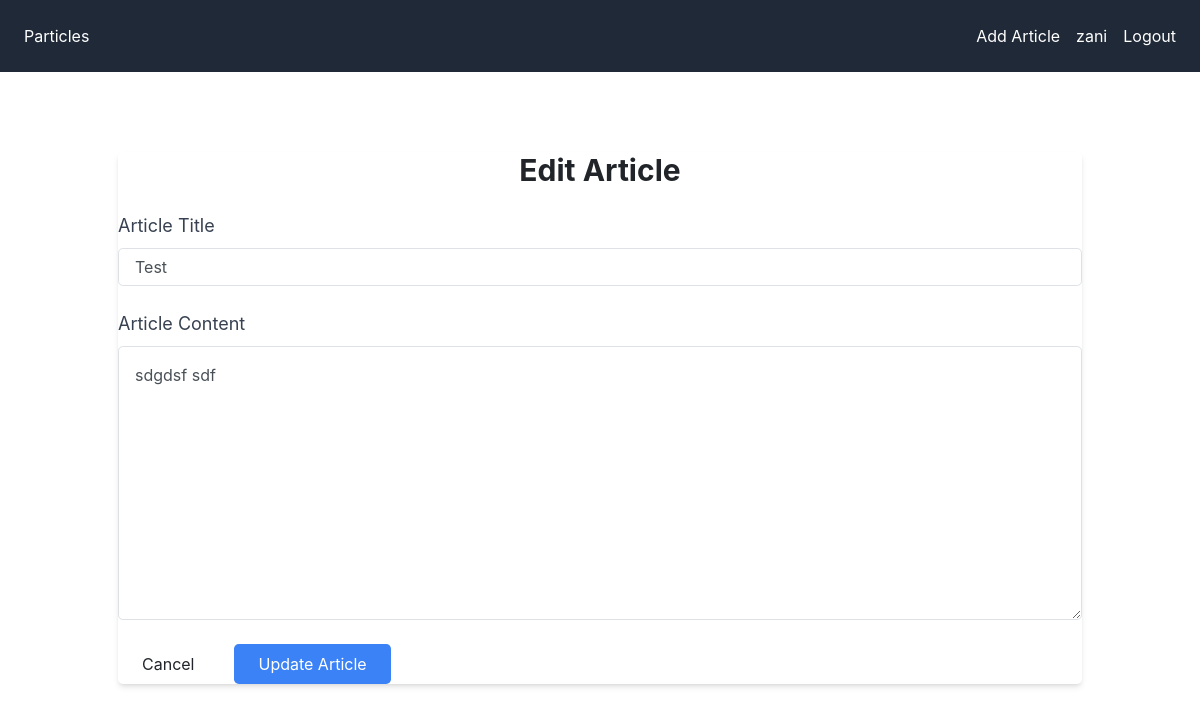
/article/1/edit/ (signed in), run on an earlier commit of the app's database.
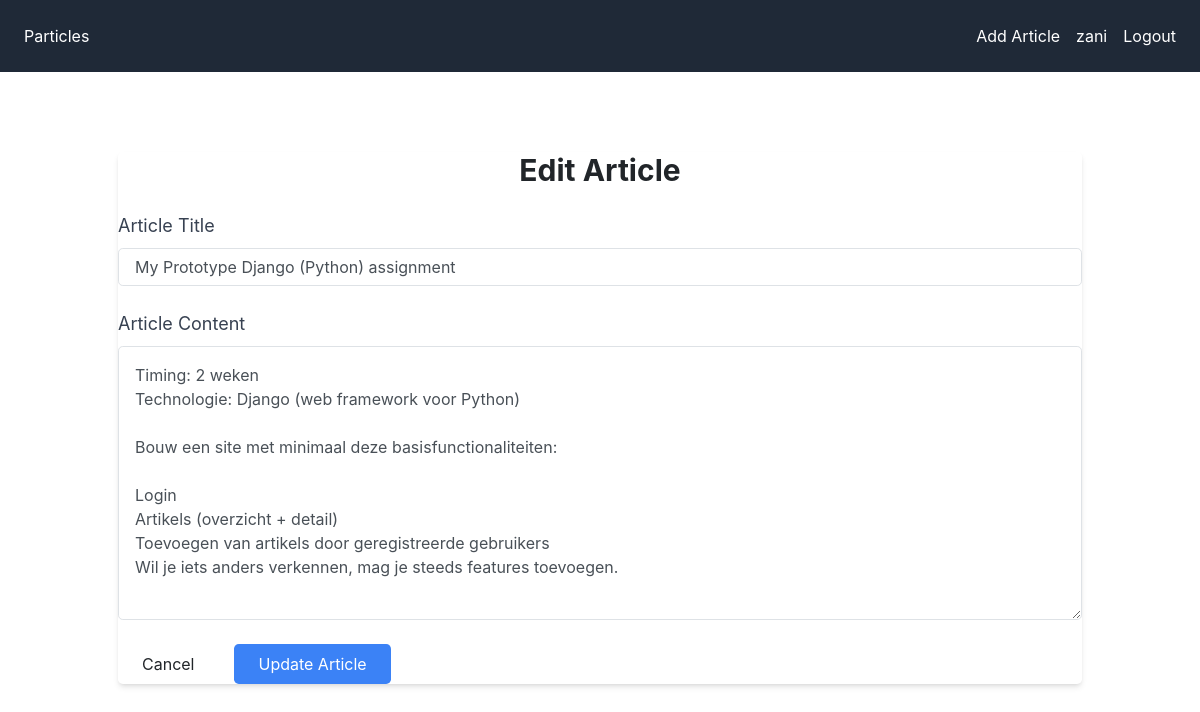
And on a later commit of the database.
### mysite/models.py (models this page shows, shortened)
class Article(models.Model):
    title = models.CharField(max_length=255)
    content = models.TextField()
    author = models.ForeignKey('auth.User', on_delete=models.CASCADE)
    created_at = models.DateTimeField(auto_now_add=True)
    updated_at = models.DateTimeField(auto_now=True)
    history = HistoricalRecords()

### mysite/views.py (the view)
# urls.py: path('article/<int:article_id>/edit/', views.edit_article, name='edit_article'),
@login_required
def edit_article(request, article_id):
    article = get_object_or_404(Article, pk=article_id)
    if request.user != article.author:
        return redirect('article_list')  # Only the author can edit
    if request.method == 'POST':
        form = ArticleForm(request.POST, instance=article)
        if form.is_valid():
            form.save()
            messages.success(request, 'Article updated successfully!')
            return redirect('article_detail', article_id=article.id)
    else:
        form = ArticleForm(instance=article)
    return render(request, 'edit_article.html', {'form': form, 'article': article})

### mysite/forms.py
class ArticleForm(forms.ModelForm):
    content = forms.CharField(widget=forms.Textarea(attrs={'rows': 10, 'cols': 80}))
    class Meta:
        model = Article
        fields = ['title', 'content']

### mysite/templates/edit_article.html (shortened to what this page needs)
{% extends "base.html" %}
{% load static %}
{% block content %}
<div class="container mx-auto py-12">
    <div class="max-w-4xl mx-auto bg-white shadow-md rounded-lg p-10">
        <h2 class="text-3xl font-bold mb-6 text-center">Edit Article</h2>
        <form method="POST" enctype="multipart/form-data">
            <div class="mb-6">
                <label for="article-title" class="block text-gray-700 text-lg font-medium mb-2">Article Title</label>
                <input type="text" name="title" id="article-title" placeholder="Enter article title" class="form-control w-full p-3 border border-gray-300 rounded-lg focus:ring-2 focus:ring-blue-500 focus:border-blue-500" value="{{ form.title.value }}">
            </div>
            <div class="mb-6">
                <label for="article-content" class="block text-gray-700 text-lg font-medium mb-2">Article Content</label>
                <textarea name="content" id="article-content" rows="10" class="form-control w-full p-3 border border-gray-300 rounded-lg focus:ring-2 focus:ring-blue-500 focus:border-blue-500">{{ form.content.value }}</textarea>
            </div>
            <div class="flex justify-end space-x-4">
                <a href="{% url 'article_detail' article.id %}" class="bg-black-500 text-black py-2 px-4 rounded-lg hover:bg-gray-500 transition">Cancel</a>
                <button type="submit" class="bg-blue-500 text-white py-2 px-4 rounded-lg hover:bg-blue-600 transition">Update Article</button>
            </div>
        </form>
    </div>
</div>
{% endblock %}

What changed in the data, as far as the page shows it:
changed Article: title "Test" → "My Prototype Django (Python) assignment"; content "sdgdsf sdf" → "Timing: 2 weken Technologie: Django (web framework voor Python) Bouw een site met minimaal deze basisfunctionaliteiten: Login Artikels (overzicht + detail) Toevoegen van artikels door geregistreerde gebruikers Wil je iets anders verkennen, mag je steeds features toevoegen."
